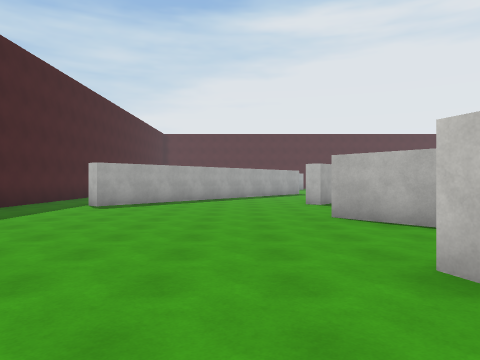
View 1 (above)

24 first-person views from a walk through a scene from a Unity 3-D project. The camera is 1.5 m above the floor, looks level and sees 70° across. The floor is counted in squares, 2 m on a side. Each view is taken from the middle of a square. On the plan, view 1 faces up. The plan holds only what a view shows up to about 11 squares ahead; the rest is blank. The place goes on beyond the plan. Surface patterns are stand-ins for the level's own textures.

View 2
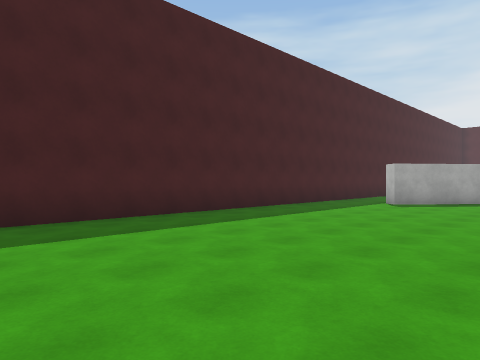

View 3
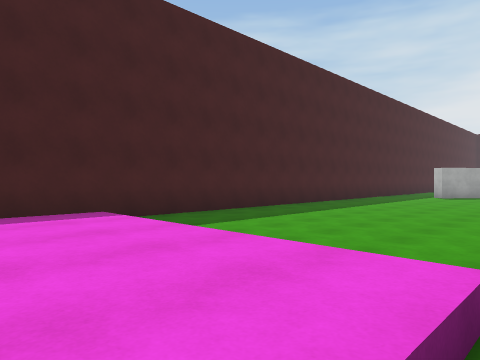

View 4
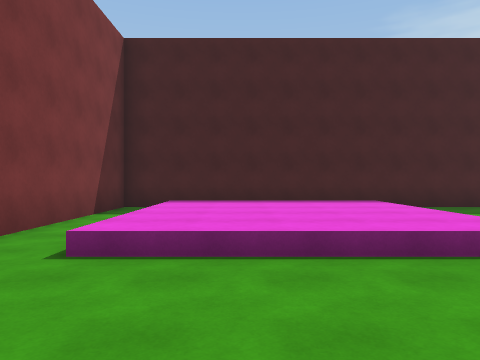

View 5
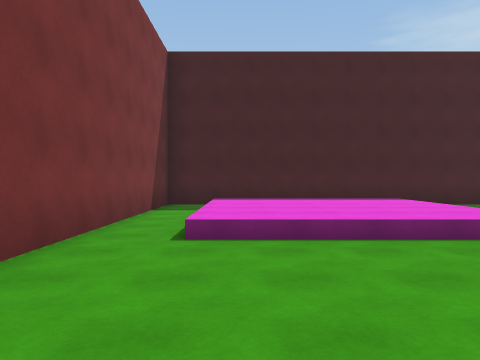

View 6
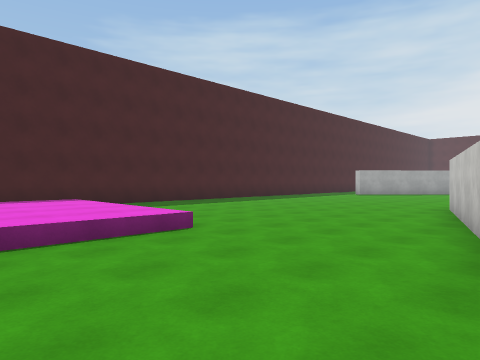

View 7
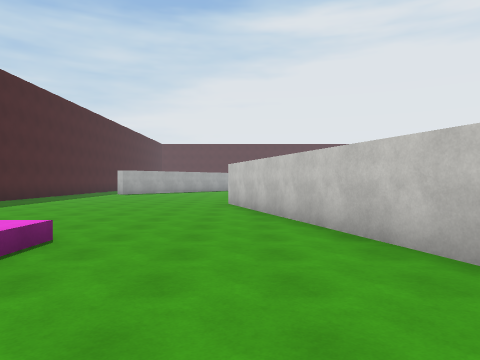

View 8
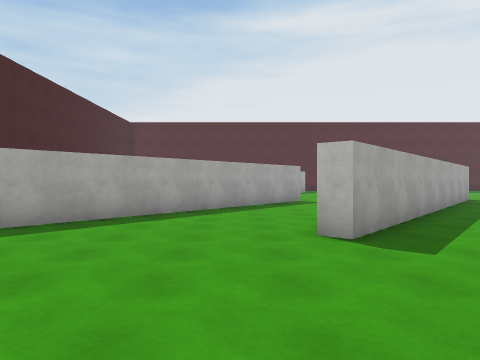

View 9
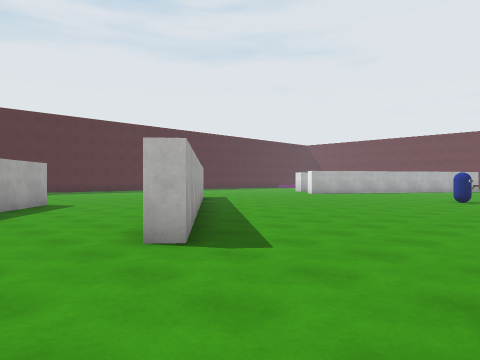

View 10
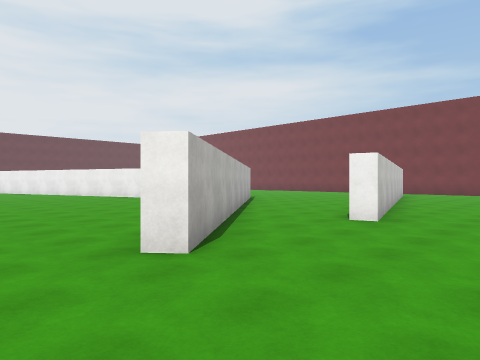

View 11
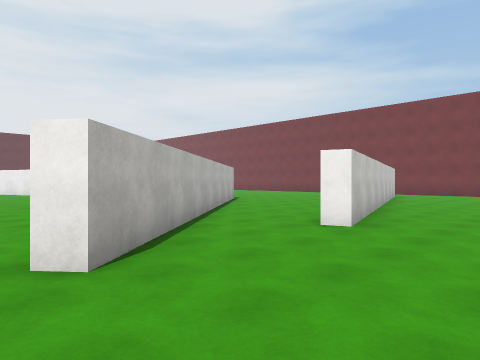

View 12
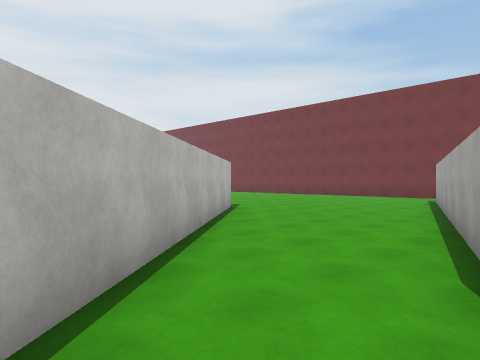

View 13
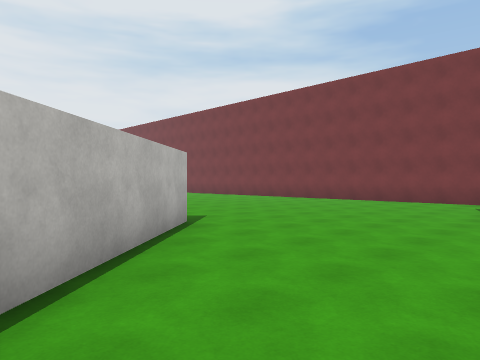

View 14
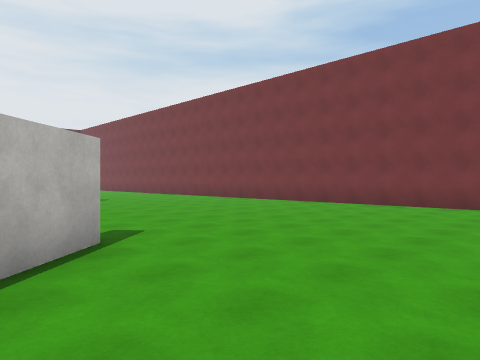

View 15
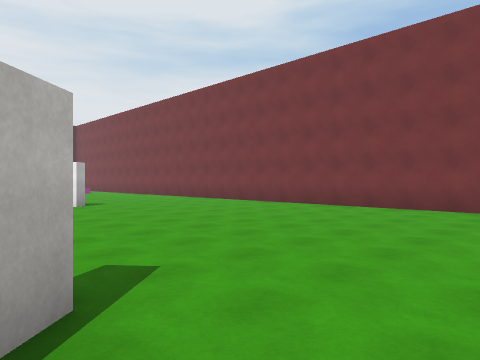

View 16
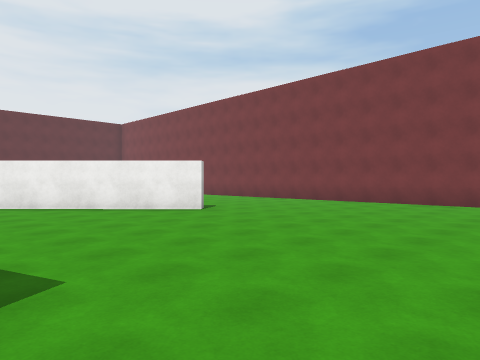

View 17
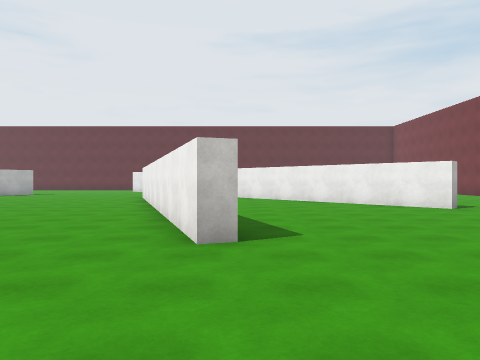

View 18
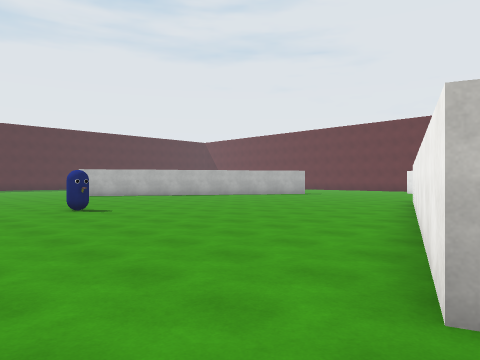

View 19
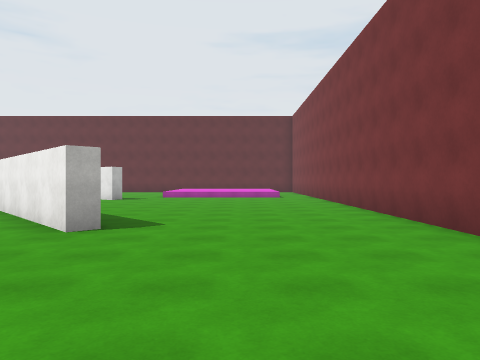

View 20
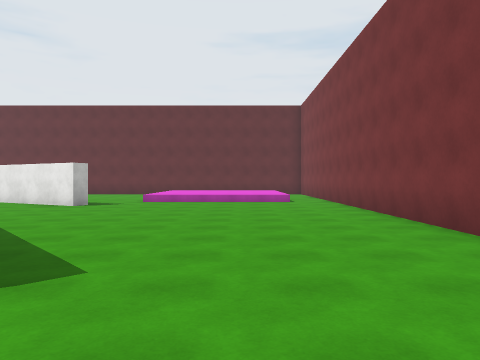

View 21
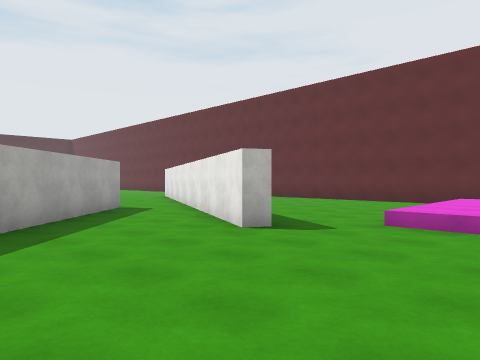

View 22
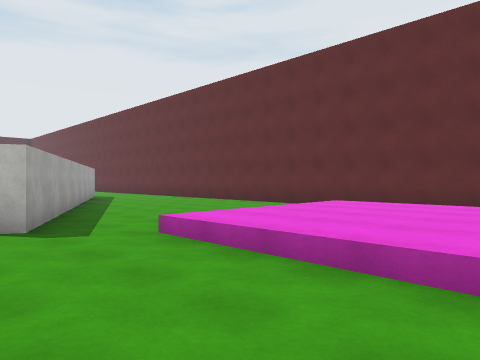

View 23
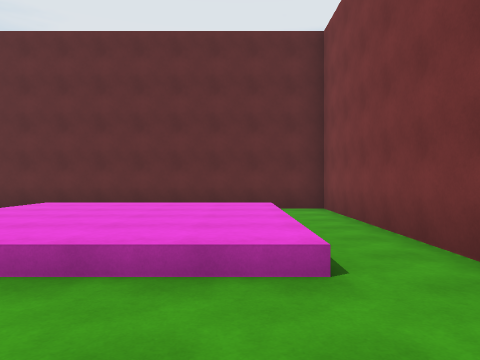

View 24
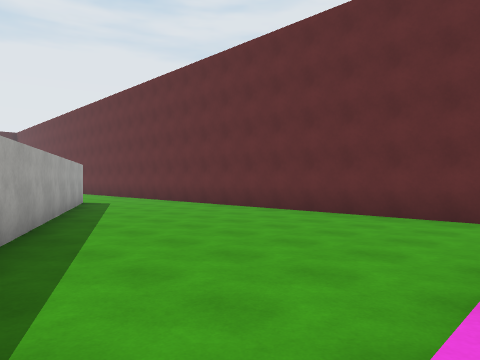

### Floor plan
Key: @ floor where view 1 was taken; # wall or solid block; . main floor; : floor 0.5 m higher than the main floor; O other object.
Columns run from 7 left of view 1 to 33 right of it. Each row starts with its distance up from view 1.
 18          ##.
 17          #...  #
 16         ##... ##
 15        ##....##
 14       ##....##..
 13      ##....##....  ..
 12     ##....##...... ...
 11 #.. #.....#............
 10 #..# ...............O...
  9 #........................
  8 #...............  .........
  7 #........#.................          #
  6 #........##.................        ##.
  5 #.........##................        #...#
  4 #..........##  ...........##       ##...#
  3 #...........##   ......####     #..#....#
  2 #........#...#  ....####       ##.##....#
  1 #........#...##....##......   ##..#.....#
  0 #......@.##...##...........  ##..##.....#
 -1 #.........#....##...........# ...#......#
 -2 #.........#................##...##......#
 -3 #.........##..............##............#
 -4 # :::::....#.............##.......:::::.#
 -5 # :::::....#............##........:::::.#
 -6 # :::::....##.....................:::::.#
 -7 # :::::.....#.....................::::: #
 -8 # :::::..... .....................::::: #
 -9 #..........  ...........................#
-10 #.........   ......... .................#
-11 #########    #########  #################

Positions as (right, up) in squares from view 1, and headings:
1: (0, 0), facing up
2: (0, -1), facing up-left
3: (0, -6), facing up-left
4: (3, -7), facing left
5: (4, -8), facing left
6: (4, -7), facing up-left
7: (2, -8), facing up
8: (1, 6), facing up
9: (0, 7), facing up-right
10: (-1, 9), facing down-right
11: (-1, 8), facing down-right
12: (2, 5), facing down-right
13: (4, 2), facing down-right
14: (5, 0), facing down-right
15: (7, -1), facing down-right
16: (10, 1), facing down-right
17: (8, 1), facing right
18: (10, 1), facing up-right
19: (12, -7), facing right
20: (15, -7), facing right
21: (21, -6), facing up-right
22: (24, -8), facing up-right
23: (24, -8), facing right
24: (26, -4), facing up-right
